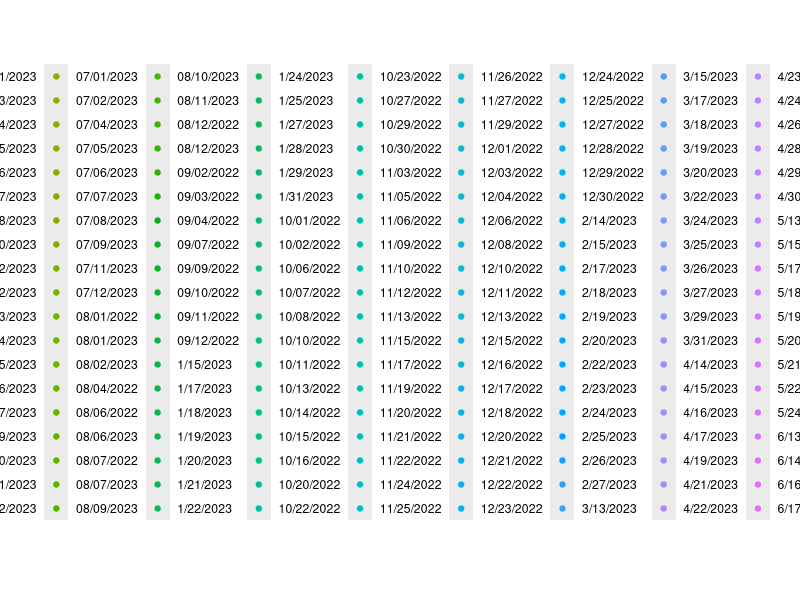

Generate this figure with R:
library(dplyr)
library(tidyr)
library(tidyverse)
library(ggplot2)
library(readr)


setwd("C:\\Cursos\\Ciencia_Datos\\A2_Capacitacion\\R\\BD") # Busqueda de BD
comandero <- read_csv("cine_comandero.csv",locale = locale(encoding = "UTF-8"))
Sys.setlocale(category = "LC_ALL", locale = "en_US.UTF-8")
comandero <- comandero %>%
  mutate(Usuario = iconv(Usuario, from = "UTF-8", to = "ISO-8859-1"))


library(dplyr)
library(ggplot2)

# Filtrar los datos para el usuario "Abraham Sanchez"
usuarios <- filter(comandero, Usuario == "Abraham Sanchez")
f_usuario <- filter(comandero, Fecha == "7/28/2022")

# Graficar n_Trans contra usuario
ggplot(data = usuarios, mapping = aes(Usuario, n_Trans, color = Fecha)) +
    geom_point()

# Visualizar los datos filtrados
View(usuarios)
view(f_usuario)

